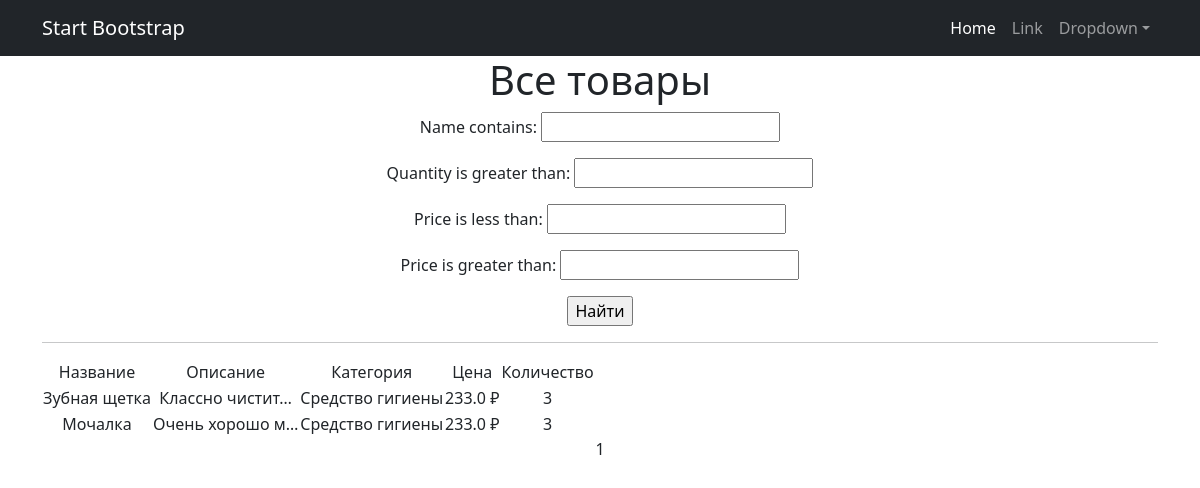
/products/, run on an earlier commit of the app's database.
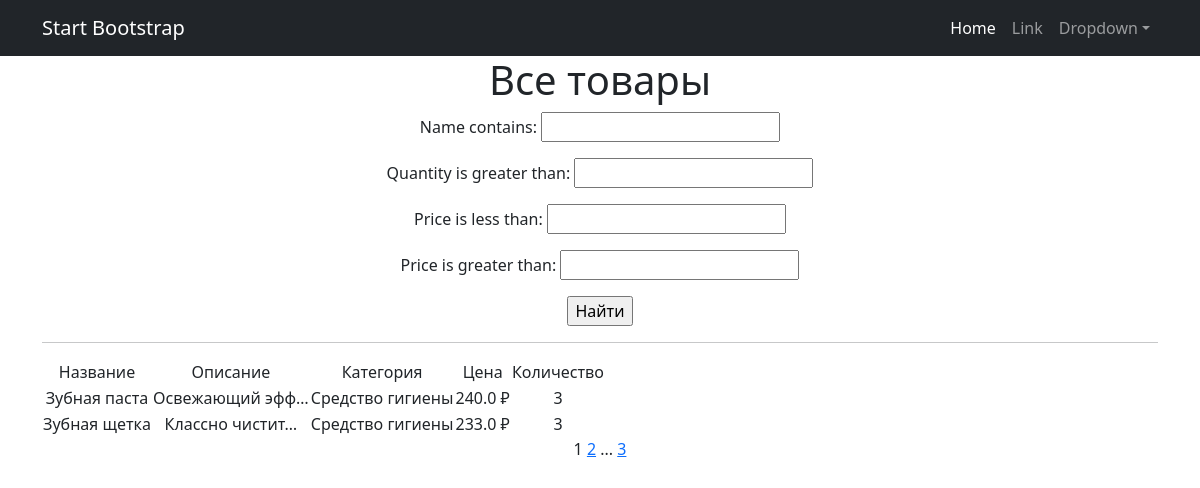
And on a later commit of the database.
### simpleapp/models.py (models this page shows, shortened)
class Product(models.Model):
    name = models.CharField(
        max_length=50,
        unique=True,
    )
    description = models.TextField()
    quantity = models.IntegerField(
        validators=[MinValueValidator(0)],
    )
    category = models.ForeignKey(
        to='Category',
        on_delete=models.CASCADE,
        related_name='products',
    )
    price = models.FloatField(
        validators=[MinValueValidator(0.0)],
    )

class Category(models.Model):
    name = models.CharField(max_length=100, unique=True)

### simpleapp/views.py (the view)
# urls.py: path('', ProductsList.as_view(), name='product_list'),
class ProductsList(ListView):
    model = Product
    ordering = 'name'
    template_name = 'products.html'
    context_object_name = 'products'
    paginate_by = 2
    def get_queryset(self):
        queryset = super().get_queryset()
        self.filterset = ProductFilter(self.request.GET, queryset)
        return self.filterset.qs
    def get_context_data(self, **kwargs):
        context = super().get_context_data(**kwargs)
        context['filterset'] = self.filterset
        return context

### simpleapp/templatetags/custom_filters.py (called while the page is built)
@register.filter()
def currency(value, code='rub'):
   postfix = CURRENCIES_SYMBOLS[code]
   return f'{value} {postfix}'

### templates/products.html (shortened to what this page needs)
{% extends 'flatpages/default.html' %}
{% load custom_filters %}
{% block content %}
   <h1>Все товары</h1>
   <form action="" method="get">
       {{ filterset.form.as_p }}
       <input type="submit" value="Найти" />
   </form>
   <hr>
   {% if products %}
       <table>
           <tr>
               <td>Название</td>
               <td>Описание</td>
               <td>Категория</td>
               <td>Цена</td>
               <td>Количество</td>
           </tr>
           {% for product in products %}
           <tr>
               <td>{{ product.name }}</td>
               <td>{{ product.description|truncatechars:15 }}</td>
               <td>{{ product.category.name }}</td>
               <td>{{ product.price|currency }}</td>
               <td>{{ product.quantity }}</td>
           </tr>
           {% endfor %}
       </table>
   {% else %}
       <h2>Товаров нет!</h2>
   {% endif %}
   {{ page_obj.number }}
   {% if page_obj.has_next %}
       <a href="?page={{ page_obj.next_page_number }}">{{ page_obj.next_page_number }}</a>
       {% if paginator.num_pages != page_obj.next_page_number %}
           ...
           <a href="?page={{ page_obj.paginator.num_pages }}">{{ page_obj.paginator.num_pages }}</a>
       {% endif %}
   {% endif %}
{% endblock content %}

### templates/flatpages/default.html (shortened to what this page needs)
<!DOCTYPE html>
<html lang="en">
    <head>
         {% load static %}
        <link href="{% static 'css/styles.css' %}" rel="stylesheet" />
    </head>
    <body>
        <nav class="navbar navbar-expand-lg navbar-dark bg-dark">
            <div class="container">
                <a class="navbar-brand" href="#">Start Bootstrap</a>
                <div class="collapse navbar-collapse" id="navbarSupportedContent">
                    <ul class="navbar-nav ms-auto mb-2 mb-lg-0">
                        <li class="nav-item"><a class="nav-link active" aria-current="page" href="#">Home</a></li>
                        <li class="nav-item"><a class="nav-link" href="#">Link</a></li>
                        <li class="nav-item dropdown">
                            <a class="nav-link dropdown-toggle" id="navbarDropdown" href="#" role="button" data-bs-toggle="dropdown" aria-expanded="false">Dropdown</a>
                        </li>
                    </ul>
                </div>
            </div>
        </nav>
             <div class="container">
            <div class="row">
                <div class="col-lg-12 text-center">
                    {% block content %}
                    {% endblock content %}
                </div>
            </div>
        </div>
    </body>
</html>

What changed in the data, as far as the page shows it:
no longer on this page (row unchanged): Product: name "Мочалка", description "Очень хорошо м…", category.name "Средство гигиены", price "233.0 ₽", quantity "3"
added Product: name "Зубная паста", description "Освежающий эфф…", category.name "Средство гигиены", price "240.0 ₽", quantity "3"
Also different on the page:
{{ page_obj.next_page_number }}: (not shown) → "2"
{{ page_obj.paginator.num_pages }}: (not shown) → "3"
